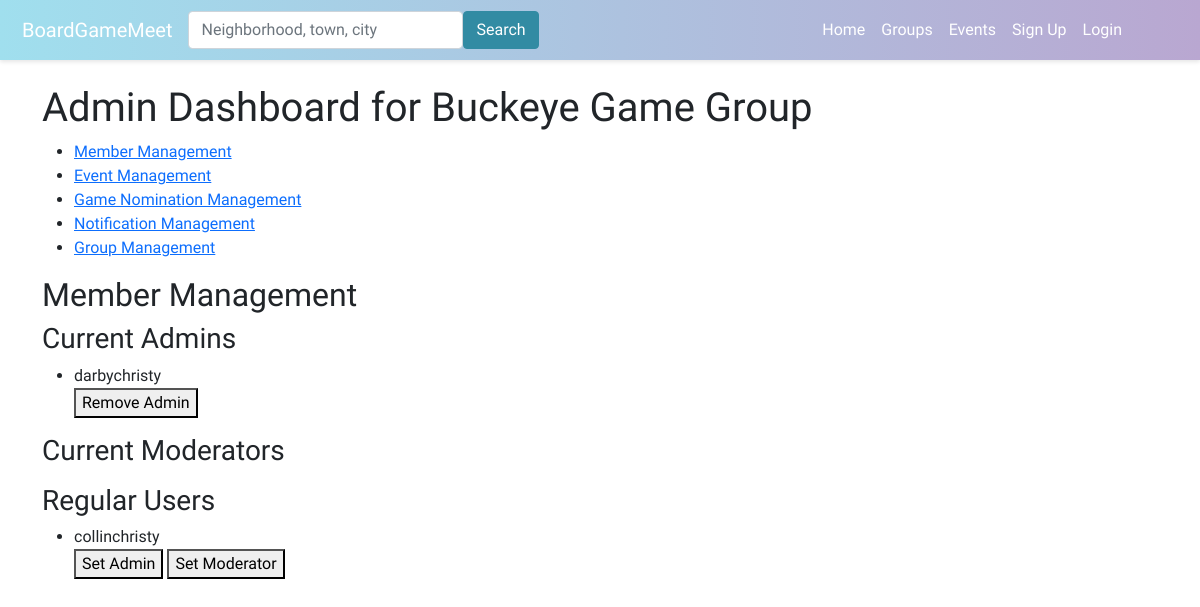
The page /dashboard/buckeye-game-group-2/ on the database as committed earlier.
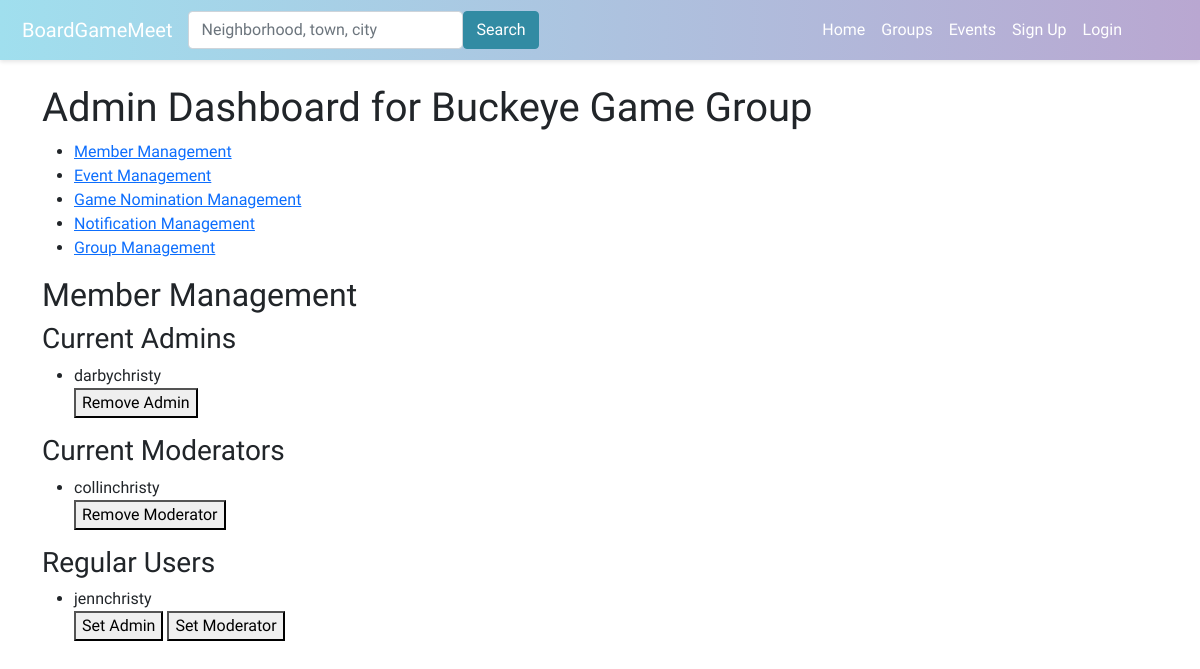
The same page on the database as committed later.
### boardgame/models.py (models this page shows, shortened)
class GroupMembers(models.Model):
    user = models.ForeignKey(User, on_delete=models.CASCADE)
    group = models.ForeignKey(Group,related_name='group_members', on_delete=models.CASCADE)
    is_admin = models.BooleanField(default=False)
    is_moderator = models.BooleanField(default=False)
    date_joined = models.DateTimeField(auto_now_add=True)
    class Meta:
        verbose_name_plural = 'GroupMembers'
        unique_together = ('user', 'group')

### boardgame/views.py (the view, shortened to what this page needs)
# urls.py: path('dashboard/<slug:group_slug>/', views.admin_dashboard, name='admin_dashboard'),
def admin_dashboard(request, group_slug,section=None):
    group = get_object_or_404(Group, slug=group_slug)
    section = section or request.GET.get('section', 'member_management')
    if section == 'member_management':
        admins = GroupMembers.objects.filter(group=group, is_admin=True)
        moderators = GroupMembers.objects.filter(group=group, is_moderator=True)
        users = GroupMembers.objects.filter(group=group, is_admin=False, is_moderator=False)
        context = {'admins': admins, 'moderators': moderators, 'users': users, 'group': group}
    elif section == 'notification_management':
        if request.method == 'POST':
            pass
        notifications = []  # Adding logic later
        context = {'notifications': notifications, 'group': group}
    else:
        context = {'group': group}
    context['section'] = section
    return render(request, 'boardgame/admin_dashboard.html', context)

### boardgame/templates/boardgame/admin_dashboard.html (shortened to what this page needs)
{% extends 'boardgame/base.html' %}
{% load static %}
{% load custom_filters %}
{% block content %}
<body>
    <h1>Admin Dashboard for {{ group.name }}</h1>
    <nav>
        <ul>
            <li><a href="{% url 'admin_dashboard' group.slug %}?section=member_management">Member Management</a></li>
            <li><a href="{% url 'admin_dashboard' group.slug %}?section=event_management">Event Management</a></li>
            <li><a href="{% url 'admin_dashboard' group.slug %}?section=game_nomination_management">Game Nomination Management</a></li>
            <li><a href="{% url 'admin_dashboard' group.slug %}?section=notification_management">Notification Management</a></li>
            <li><a href="{% url 'admin_dashboard' group.slug %}?section=group_management">Group Management</a></li>
        </ul>
    </nav>
    {% if section == 'member_management' %}
    <h2>Member Management</h2>
    <h3>Current Admins</h3>
    <ul>
        {% for admin in admins %}
            <li>{{ admin.user.username }}
                <form method="post" action="{% url 'admin_dashboard' group.slug %}?section=member_management">
                    <button type="submit" name="action" value="remove_admin">Remove Admin</button>
                </form>
            </li>
        {% endfor %}
    </ul>
    <h3>Current Moderators</h3>
    <ul>
        {% for mod in moderators %}
            <li>{{ mod.user.username }}
                <form method="post" action="{% url 'admin_dashboard' group.slug %}?section=member_management">
                    <button type="submit" name="action" value="remove_mod">Remove Moderator</button>
                </form>
            </li>
        {% endfor %}
    </ul>
    <h3>Regular Users</h3>
    <ul>
        {% for user in users %}
            <li>{{ user.user.username }}
                <form method="post" action="{% url 'admin_dashboard' group.slug %}?section=member_management">
                    <button type="submit" name="action" value="set_admin">Set Admin</button>
                    <button type="submit" name="action" value="set_mod">Set Moderator</button>
                </form>
            </li>
        {% endfor %}
    </ul>
    {% elif section == 'game_nomination_management' %}
        <h2>Game Nomination Management</h2>
    {% elif section == 'notification_management' %}
        <h2>Notification Management</h2>
    {% elif section == 'group_management' %}
        <h2>Group Management</h2>
    {% else %}
        <p>Select a section from the menu.</p>
    {% endif %}
</body>
{% endblock %}

Rows that differ between the two databases and show on the page:
changed GroupMembers "collinchristy": moves from the list under "Regular Users" to the list under "Current Moderators"
added GroupMembers: user.username "jennchristy", shown under "Regular Users"
